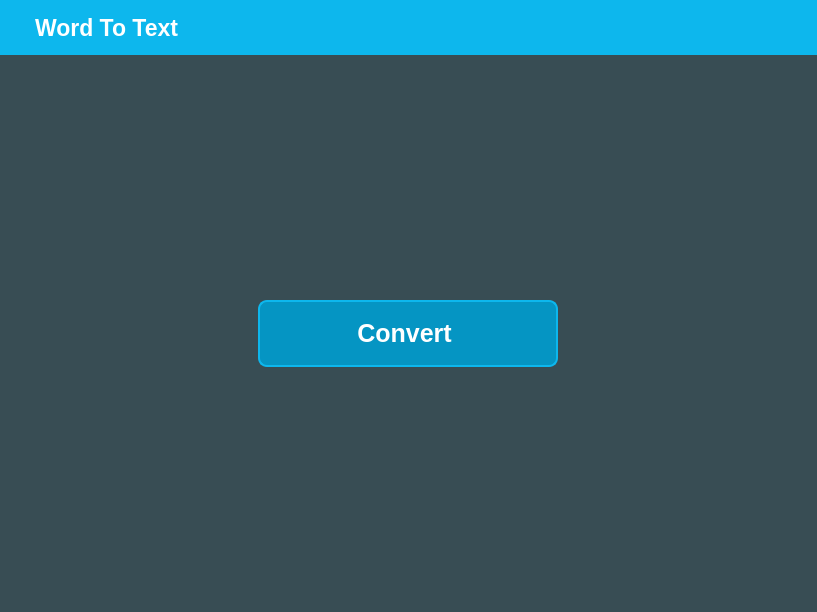
<?xml version="1.0" encoding="UTF-8"?>
<ui version="4.0">
 <class>MainWindow</class>
 <widget class="QMainWindow" name="MainWindow">
  <property name="geometry">
   <rect>
    <x>0</x>
    <y>0</y>
    <width>817</width>
    <height>612</height>
   </rect>
  </property>
  <property name="minimumSize">
   <size>
    <width>800</width>
    <height>400</height>
   </size>
  </property>
  <property name="maximumSize">
   <size>
    <width>16777215</width>
    <height>16777215</height>
   </size>
  </property>
  <property name="font">
   <font>
    <pointsize>8</pointsize>
   </font>
  </property>
  <property name="windowTitle">
   <string>MainWindow</string>
  </property>
  <property name="styleSheet">
   <string notr="true">*{
border:none;
padding:2px;
}</string>
  </property>
  <widget class="QWidget" name="centralwidget">
   <property name="sizePolicy">
    <sizepolicy hsizetype="Minimum" vsizetype="Minimum">
     <horstretch>0</horstretch>
     <verstretch>0</verstretch>
    </sizepolicy>
   </property>
   <property name="minimumSize">
    <size>
     <width>500</width>
     <height>500</height>
    </size>
   </property>
   <property name="styleSheet">
    <string notr="true"/>
   </property>
   <layout class="QVBoxLayout" name="verticalLayout">
    <property name="spacing">
     <number>0</number>
    </property>
    <property name="leftMargin">
     <number>0</number>
    </property>
    <property name="topMargin">
     <number>0</number>
    </property>
    <property name="rightMargin">
     <number>0</number>
    </property>
    <property name="bottomMargin">
     <number>0</number>
    </property>
    <item>
     <widget class="QFrame" name="ToolBar">
      <property name="sizePolicy">
       <sizepolicy hsizetype="Expanding" vsizetype="Fixed">
        <horstretch>0</horstretch>
        <verstretch>0</verstretch>
       </sizepolicy>
      </property>
      <property name="autoFillBackground">
       <bool>false</bool>
      </property>
      <property name="styleSheet">
       <string notr="true">background-color: #0db7ed;</string>
      </property>
      <property name="frameShape">
       <enum>QFrame::StyledPanel</enum>
      </property>
      <property name="frameShadow">
       <enum>QFrame::Raised</enum>
      </property>
      <layout class="QHBoxLayout" name="horizontalLayout">
       <property name="spacing">
        <number>0</number>
       </property>
       <property name="leftMargin">
        <number>0</number>
       </property>
       <property name="topMargin">
        <number>0</number>
       </property>
       <property name="rightMargin">
        <number>0</number>
       </property>
       <property name="bottomMargin">
        <number>0</number>
       </property>
       <item>
        <widget class="QFrame" name="Logo">
         <property name="sizePolicy">
          <sizepolicy hsizetype="Fixed" vsizetype="Preferred">
           <horstretch>0</horstretch>
           <verstretch>0</verstretch>
          </sizepolicy>
         </property>
         <property name="maximumSize">
          <size>
           <width>50</width>
           <height>70</height>
          </size>
         </property>
         <property name="sizeIncrement">
          <size>
           <width>0</width>
           <height>0</height>
          </size>
         </property>
         <property name="frameShape">
          <enum>QFrame::StyledPanel</enum>
         </property>
         <property name="frameShadow">
          <enum>QFrame::Raised</enum>
         </property>
         <layout class="QVBoxLayout" name="verticalLayout_2">
          <property name="leftMargin">
           <number>8</number>
          </property>
          <property name="topMargin">
           <number>6</number>
          </property>
          <property name="rightMargin">
           <number>0</number>
          </property>
         </layout>
        </widget>
       </item>
       <item>
        <widget class="QFrame" name="Icons">
         <property name="sizePolicy">
          <sizepolicy hsizetype="Expanding" vsizetype="Fixed">
           <horstretch>0</horstretch>
           <verstretch>0</verstretch>
          </sizepolicy>
         </property>
         <property name="minimumSize">
          <size>
           <width>0</width>
           <height>45</height>
          </size>
         </property>
         <property name="frameShape">
          <enum>QFrame::StyledPanel</enum>
         </property>
         <property name="frameShadow">
          <enum>QFrame::Raised</enum>
         </property>
         <layout class="QHBoxLayout" name="horizontalLayout_2">
          <property name="spacing">
           <number>40</number>
          </property>
          <property name="leftMargin">
           <number>0</number>
          </property>
          <property name="topMargin">
           <number>0</number>
          </property>
          <property name="rightMargin">
           <number>0</number>
          </property>
          <property name="bottomMargin">
           <number>0</number>
          </property>
          <item alignment="Qt::AlignLeft">
           <widget class="QFrame" name="frame_3">
            <property name="minimumSize">
             <size>
              <width>200</width>
              <height>0</height>
             </size>
            </property>
            <property name="frameShape">
             <enum>QFrame::StyledPanel</enum>
            </property>
            <property name="frameShadow">
             <enum>QFrame::Raised</enum>
            </property>
            <layout class="QHBoxLayout" name="horizontalLayout_4">
             <item>
              <widget class="QLabel" name="label">
               <property name="minimumSize">
                <size>
                 <width>190</width>
                 <height>25</height>
                </size>
               </property>
               <property name="maximumSize">
                <size>
                 <width>90</width>
                 <height>25</height>
                </size>
               </property>
               <property name="font">
                <font>
                 <pointsize>17</pointsize>
                 <bold>true</bold>
                </font>
               </property>
               <property name="styleSheet">
                <string notr="true">color:white;</string>
               </property>
               <property name="text">
                <string>Word To Text</string>
               </property>
              </widget>
             </item>
            </layout>
           </widget>
          </item>
          <item alignment="Qt::AlignRight|Qt::AlignTop">
           <widget class="QFrame" name="control_icons">
            <property name="sizePolicy">
             <sizepolicy hsizetype="Maximum" vsizetype="Preferred">
              <horstretch>0</horstretch>
              <verstretch>0</verstretch>
             </sizepolicy>
            </property>
            <property name="maximumSize">
             <size>
              <width>150</width>
              <height>50</height>
             </size>
            </property>
            <property name="frameShape">
             <enum>QFrame::StyledPanel</enum>
            </property>
            <property name="frameShadow">
             <enum>QFrame::Raised</enum>
            </property>
            <layout class="QHBoxLayout" name="horizontalLayout_3">
             <property name="spacing">
              <number>0</number>
             </property>
             <property name="leftMargin">
              <number>0</number>
             </property>
             <property name="topMargin">
              <number>6</number>
             </property>
             <property name="rightMargin">
              <number>0</number>
             </property>
             <property name="bottomMargin">
              <number>0</number>
             </property>
             <item alignment="Qt::AlignRight|Qt::AlignTop">
              <widget class="QPushButton" name="minimize">
               <property name="cursor">
                <cursorShape>PointingHandCursor</cursorShape>
               </property>
               <property name="text">
                <string/>
               </property>
               <property name="icon">
                <iconset resource="scripts/new_icons.qrc">
                 <normaloff>:/icons/assets/minus-free-icon-font.svg</normaloff>:/icons/assets/minus-free-icon-font.svg</iconset>
               </property>
               <property name="iconSize">
                <size>
                 <width>20</width>
                 <height>20</height>
                </size>
               </property>
              </widget>
             </item>
             <item alignment="Qt::AlignRight|Qt::AlignVCenter">
              <widget class="QPushButton" name="expand">
               <property name="cursor">
                <cursorShape>PointingHandCursor</cursorShape>
               </property>
               <property name="styleSheet">
                <string notr="true">margin-right:15px;
margin-left:15px;</string>
               </property>
               <property name="text">
                <string/>
               </property>
               <property name="icon">
                <iconset resource="scripts/new_icons.qrc">
                 <normaloff>:/icons/assets/expand-arrows-free-icon-font.svg</normaloff>:/icons/assets/expand-arrows-free-icon-font.svg</iconset>
               </property>
               <property name="iconSize">
                <size>
                 <width>20</width>
                 <height>20</height>
                </size>
               </property>
              </widget>
             </item>
             <item alignment="Qt::AlignRight|Qt::AlignTop">
              <widget class="QPushButton" name="out">
               <property name="cursor">
                <cursorShape>PointingHandCursor</cursorShape>
               </property>
               <property name="styleSheet">
                <string notr="true">margin-right: 5px</string>
               </property>
               <property name="text">
                <string/>
               </property>
               <property name="icon">
                <iconset resource="scripts/new_icons.qrc">
                 <normaloff>:/icons/assets/cross-free-icon-font.svg</normaloff>:/icons/assets/cross-free-icon-font.svg</iconset>
               </property>
               <property name="iconSize">
                <size>
                 <width>20</width>
                 <height>20</height>
                </size>
               </property>
              </widget>
             </item>
            </layout>
           </widget>
          </item>
         </layout>
        </widget>
       </item>
      </layout>
     </widget>
    </item>
    <item>
     <widget class="QFrame" name="Body">
      <property name="minimumSize">
       <size>
        <width>500</width>
        <height>0</height>
       </size>
      </property>
      <property name="styleSheet">
       <string notr="true">background-color:#384d54;
padding:0px;</string>
      </property>
      <property name="frameShape">
       <enum>QFrame::StyledPanel</enum>
      </property>
      <property name="frameShadow">
       <enum>QFrame::Raised</enum>
      </property>
      <layout class="QHBoxLayout" name="horizontalLayout_5">
       <property name="spacing">
        <number>0</number>
       </property>
       <property name="sizeConstraint">
        <enum>QLayout::SetNoConstraint</enum>
       </property>
       <property name="leftMargin">
        <number>0</number>
       </property>
       <property name="topMargin">
        <number>0</number>
       </property>
       <property name="rightMargin">
        <number>0</number>
       </property>
       <property name="bottomMargin">
        <number>0</number>
       </property>
       <item alignment="Qt::AlignVCenter">
        <widget class="QFrame" name="frame">
         <property name="minimumSize">
          <size>
           <width>0</width>
           <height>0</height>
          </size>
         </property>
         <property name="frameShape">
          <enum>QFrame::StyledPanel</enum>
         </property>
         <property name="frameShadow">
          <enum>QFrame::Raised</enum>
         </property>
         <layout class="QHBoxLayout" name="horizontalLayout_6">
          <property name="spacing">
           <number>0</number>
          </property>
          <property name="leftMargin">
           <number>0</number>
          </property>
          <property name="topMargin">
           <number>0</number>
          </property>
          <property name="rightMargin">
           <number>0</number>
          </property>
          <property name="bottomMargin">
           <number>0</number>
          </property>
          <item alignment="Qt::AlignHCenter">
           <widget class="QFrame" name="frame_2">
            <property name="frameShape">
             <enum>QFrame::StyledPanel</enum>
            </property>
            <property name="frameShadow">
             <enum>QFrame::Raised</enum>
            </property>
            <layout class="QVBoxLayout" name="verticalLayout_3">
             <item>
              <widget class="QPushButton" name="pushButton">
               <property name="enabled">
                <bool>true</bool>
               </property>
               <property name="sizePolicy">
                <sizepolicy hsizetype="Preferred" vsizetype="Preferred">
                 <horstretch>0</horstretch>
                 <verstretch>0</verstretch>
                </sizepolicy>
               </property>
               <property name="minimumSize">
                <size>
                 <width>300</width>
                 <height>0</height>
                </size>
               </property>
               <property name="maximumSize">
                <size>
                 <width>300</width>
                 <height>16777215</height>
                </size>
               </property>
               <property name="font">
                <font>
                 <pointsize>-1</pointsize>
                 <bold>true</bold>
                </font>
               </property>
               <property name="cursor">
                <cursorShape>PointingHandCursor</cursorShape>
               </property>
               <property name="styleSheet">
                <string notr="true">QPushButton{  
  border: 2px solid #0db7ed;
  border-radius: 9px;
  background-color: #0595C3;
  color: white;
  padding: 17px;
  font-size:25px;
}
QPushButton::hover{
  background-color: #0db7ed;
}
</string>
               </property>
               <property name="text">
                <string>Convert </string>
               </property>
               <property name="icon">
                <iconset resource="scripts/new_icons.qrc">
                 <normaloff>:/icons/assets/download.png</normaloff>:/icons/assets/download.png</iconset>
               </property>
               <property name="iconSize">
                <size>
                 <width>20</width>
                 <height>20</height>
                </size>
               </property>
              </widget>
             </item>
            </layout>
           </widget>
          </item>
         </layout>
        </widget>
       </item>
      </layout>
     </widget>
    </item>
   </layout>
  </widget>
 </widget>
 <resources>
  <include location="scripts/new_icons.qrc"/>
 </resources>
 <connections/>
</ui>
